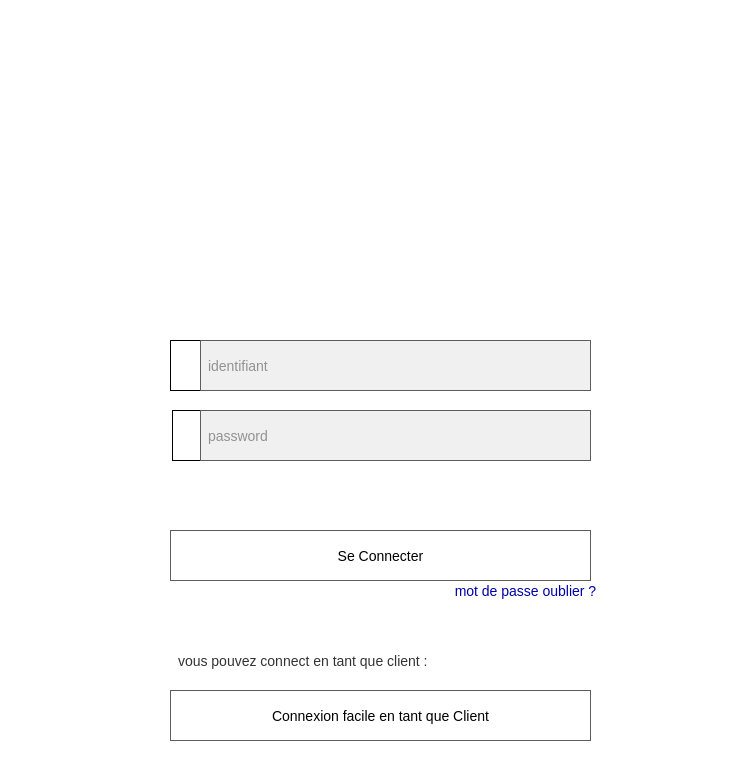
<?xml version="1.0" encoding="UTF-8"?>
<ui version="4.0">
 <class>Dialog</class>
 <widget class="QDialog" name="Dialog">
  <property name="geometry">
   <rect>
    <x>0</x>
    <y>0</y>
    <width>742</width>
    <height>769</height>
   </rect>
  </property>
  <property name="windowTitle">
   <string>Dialog</string>
  </property>
  <property name="styleSheet">
   <string notr="true">/* QWidget styling */
QWidget {
	background-color: white;
  }

/* QLineEdit styling */
QLineEdit {
    background-color: #f0f0f0;
    border: 1px solid #5c5c5c;
    padding: 5px;
    font-size: 14px;
    color: #333333;
}

QLineEdit:hover {
    border: 1px solid #0078d7;
}

QLineEdit:focus {
    border: 1px solid #3b5998;
    background-color: #ffffff;
}

QPushButton {
    color: black;
    border: 1px solid #5c5c5c;
    padding: 5px 15px;
    font-size: 14px;
}

QPushButton:hover {
    background-color: rgb(252, 246, 243);
}

QPushButton:pressed {
    background-color: #C0C0C0; /* Change background color when pressed */
    border: 1px solid black; /* Change border color when pressed */
}

QPushButton:disabled {
    background-color: #C0C0C0;
    color: #a0a0a0;
    border: 1px solid #d3d3d3;
}


/* QLabel styling */
QLabel {
    font-size: 14px;
    color: #333333;
    padding: 5px;
    border: none; /* Remove border if not needed */
}


</string>
  </property>
  <widget class="QLabel" name="label">
   <property name="geometry">
    <rect>
     <x>-40</x>
     <y>0</y>
     <width>781</width>
     <height>251</height>
    </rect>
   </property>
   <property name="text">
    <string/>
   </property>
   <property name="pixmap">
    <pixmap>../../Downloads/WhatsApp Image 2024-10-09 à 01.43.56_e93c0859.jpg</pixmap>
   </property>
  </widget>
  <widget class="QLineEdit" name="email">
   <property name="geometry">
    <rect>
     <x>200</x>
     <y>340</y>
     <width>391</width>
     <height>51</height>
    </rect>
   </property>
   <property name="placeholderText">
    <string>identifiant</string>
   </property>
  </widget>
  <widget class="QLabel" name="label_3">
   <property name="geometry">
    <rect>
     <x>172</x>
     <y>410</y>
     <width>31</width>
     <height>51</height>
    </rect>
   </property>
   <property name="styleSheet">
    <string notr="true">border:1px solid black;</string>
   </property>
   <property name="text">
    <string/>
   </property>
   <property name="pixmap">
    <pixmap>../../Downloads/padlock.png</pixmap>
   </property>
  </widget>
  <widget class="QLineEdit" name="password">
   <property name="geometry">
    <rect>
     <x>200</x>
     <y>410</y>
     <width>391</width>
     <height>51</height>
    </rect>
   </property>
   <property name="echoMode">
    <enum>QLineEdit::Password</enum>
   </property>
   <property name="placeholderText">
    <string>password</string>
   </property>
   <property name="cursorMoveStyle">
    <enum>Qt::LogicalMoveStyle</enum>
   </property>
  </widget>
  <widget class="QPushButton" name="connecter">
   <property name="geometry">
    <rect>
     <x>170</x>
     <y>530</y>
     <width>421</width>
     <height>51</height>
    </rect>
   </property>
   <property name="text">
    <string>Se Connecter</string>
   </property>
  </widget>
  <widget class="QPushButton" name="compte">
   <property name="geometry">
    <rect>
     <x>170</x>
     <y>690</y>
     <width>421</width>
     <height>51</height>
    </rect>
   </property>
   <property name="text">
    <string>Connexion facile en tant que Client</string>
   </property>
  </widget>
  <widget class="QPushButton" name="mdpo">
   <property name="geometry">
    <rect>
     <x>440</x>
     <y>570</y>
     <width>171</width>
     <height>41</height>
    </rect>
   </property>
   <property name="styleSheet">
    <string notr="true">color: rgb(0, 0, 168);
border:none;</string>
   </property>
   <property name="text">
    <string>mot de passe oublier ?</string>
   </property>
   <property name="flat">
    <bool>true</bool>
   </property>
  </widget>
  <widget class="QLabel" name="label_4">
   <property name="geometry">
    <rect>
     <x>170</x>
     <y>640</y>
     <width>291</width>
     <height>41</height>
    </rect>
   </property>
   <property name="text">
    <string>vous pouvez connect en tant que client :</string>
   </property>
  </widget>
  <widget class="QLabel" name="label_5">
   <property name="geometry">
    <rect>
     <x>170</x>
     <y>340</y>
     <width>31</width>
     <height>51</height>
    </rect>
   </property>
   <property name="contextMenuPolicy">
    <enum>Qt::PreventContextMenu</enum>
   </property>
   <property name="layoutDirection">
    <enum>Qt::LeftToRight</enum>
   </property>
   <property name="autoFillBackground">
    <bool>false</bool>
   </property>
   <property name="styleSheet">
    <string notr="true">border:1px solid black;</string>
   </property>
   <property name="text">
    <string/>
   </property>
   <property name="textFormat">
    <enum>Qt::AutoText</enum>
   </property>
   <property name="pixmap">
    <pixmap>../../Downloads/user (1).png</pixmap>
   </property>
  </widget>
  <widget class="QLabel" name="label_2">
   <property name="geometry">
    <rect>
     <x>170</x>
     <y>459</y>
     <width>421</width>
     <height>71</height>
    </rect>
   </property>
   <property name="text">
    <string/>
   </property>
  </widget>
  <zorder>label_2</zorder>
  <zorder>label_4</zorder>
  <zorder>mdpo</zorder>
  <zorder>label_5</zorder>
  <zorder>label</zorder>
  <zorder>email</zorder>
  <zorder>label_3</zorder>
  <zorder>password</zorder>
  <zorder>connecter</zorder>
  <zorder>compte</zorder>
 </widget>
 <resources/>
 <connections/>
</ui>
